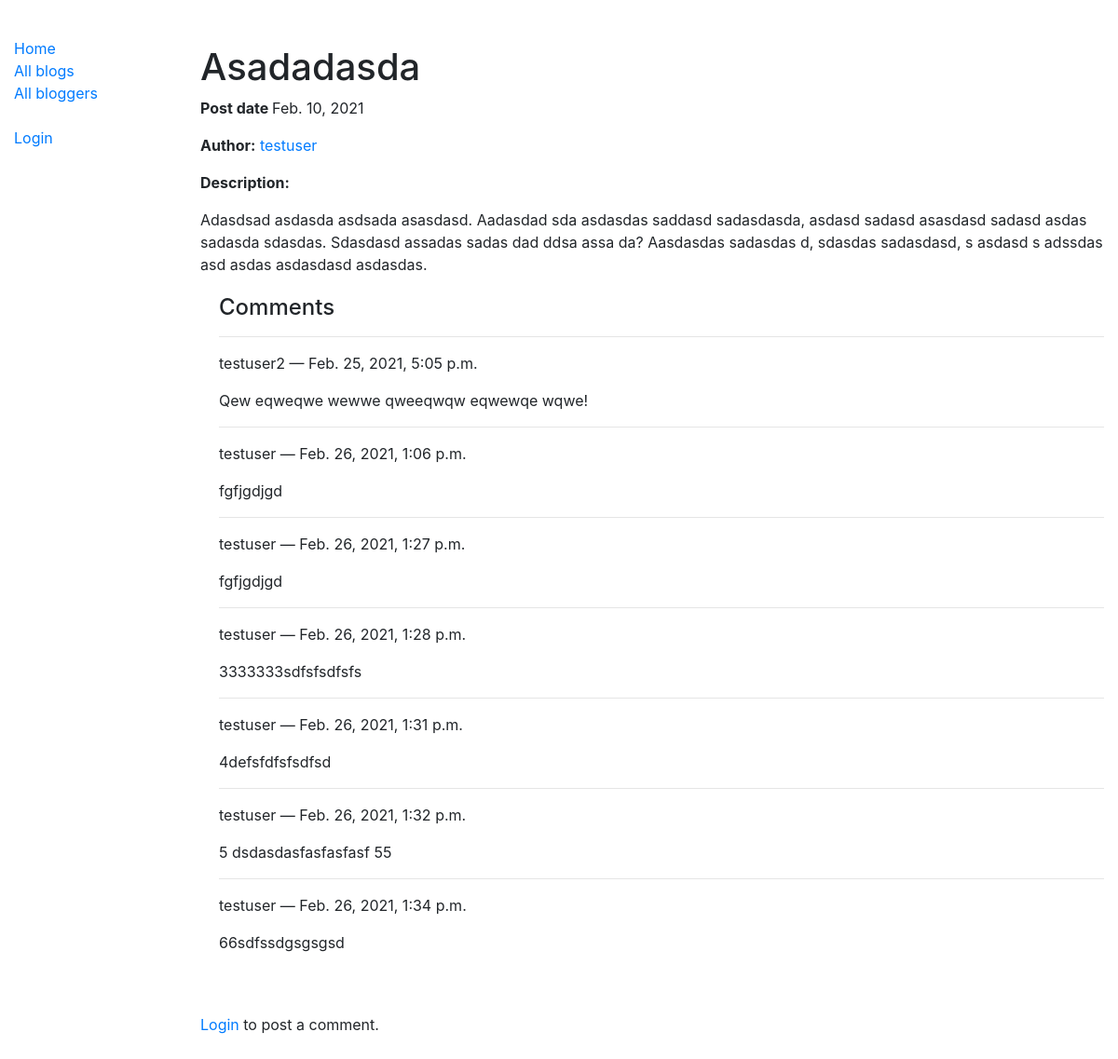
The app's page /blog/4 with its own data.
### blog/models.py (models this page shows, shortened)
class Blog(models.Model):
    name = models.CharField(max_length=200, help_text='Enter the name/title of the blog')
    description = models.TextField(max_length=2000, help_text='Write description/content of the blog here')
    author = models.ForeignKey(BlogAuthor, on_delete=models.SET_NULL, null=True)
    post_date = models.DateField(default=date.today)
    class Meta:
        ordering = ['-post_date']

class BlogAuthor(models.Model):
    name = models.OneToOneField(User, on_delete=models.SET_NULL, null=True)
    bio = models.TextField(max_length=1000, help_text='Write a brief bio about the author')
    def __str__(self):
        return self.name.username

class BlogComment(models.Model):
    description = models.TextField(max_length=1000, help_text='Write your comment here')
    post_date = models.DateTimeField(auto_now_add=True)
    author = models.ForeignKey(User, on_delete=models.SET_NULL, null=True)
    blog = models.ForeignKey(Blog, on_delete=models.SET_NULL, null=True)
    class Meta:
        ordering = ['post_date']

### blog/views.py (the view)
# urls.py: path('<int:pk>', views.BlogDetailView.as_view(), name='blog-detail'),
class BlogDetailView(generic.DetailView):
    model = Blog

### blog/templates/blog/blog_detail.html
{% extends "base_generic.html" %}
{% block content %}
  <br>
  <br>
  <h1>{{ blog.name }}</h1>
  <p><strong>Post date </strong> {{ blog.post_date }}</p>
  <p><strong>Author:</strong> <a href="{% url 'blogger-detail' blog.author.pk %}">{{ blog.author }}</a>
  <p><strong>Description:</strong></p>
  <p> {{ blog.description }} </p>
  <div style="margin-left:20px;margin-top:20px">
    <h4>Comments</h4>
    {% for comment in blog.blogcomment_set.all %}
      <hr>
      <p> {{ comment.author }} — {{ comment.post_date }} </p>
      <p> {{ comment.description }} </p>
    {% endfor %}
  </div>
  <br>
  <br>
  {% if user.is_authenticated  %}
      <a href="{% url 'blog-comment' blog.id %}">Add a new comment</a>
  {% else %}
      <p> <a href="{% url 'login' %}?next={{request.path}}"> Login </a> to post a comment. </p>
  {% endif %}
  <br>
  <br>
  <br>
  <br>
{% endblock %}

### blog/templates/base_generic.html (shortened to what this page needs)
<!DOCTYPE html>
<html lang="en">
<head>
  {% load static %}
  <link rel="stylesheet" href="https://cdn.jsdelivr.net/npm/bootstrap@4.5.3/dist/css/bootstrap.min.css">
  <link rel="stylesheet" href="{% static 'css/styles.css' %}">
</head>
<body>
  <div class="container-fluid">
    <div class="row">
      <div class="col-sm-2">
      {% block sidebar %}
        <ul class="sidebar-nav">
          <li><a href="{% url 'index' %}">Home</a></li>
          <li><a href="{% url 'blogs' %}">All blogs</a></li>
          <li><a href="{% url 'bloggers' %}">All bloggers</a></li>
          <br>
          {% if user.is_authenticated %}
            <li>User: {{ user.get_username }}</li>
            <li> <a href="{% url 'logout' %}?next={{request.path}}">Logout</a> </li>
          {% else %}
            <li> <a href="{% url 'login' %}?next={{request.path}}">Login</a> </li>
          {% endif %}
        </ul>
     {% endblock %}
      </div>
      <div class="col-sm-10 ">{% block content %}{% endblock %}</div>
    </div>
  </div>
</body>
</html>

### blog/static/css/styles.css (style rules this page uses)
.sidebar-nav { margin-top: 40px; padding: 0; list-style: none; }

### records on screen
Blog: name "Asadadasda", post_date "Feb. 10, 2021", author "testuser", description "Adasdsad asdasda asdsada asasdasd. Aadasdad sda asdasdas saddasd sadasdasda, asdasd sadasd asasdasd sadasd asdas sadasda sdasdas. Sdasdasd assadas sadas dad ddsa assa da? Aasdasdas sadasdas d, sdasdas sadasdasd, s asdasd s adssdas asd asdas asdasdasd asdasdas."
BlogComment: author "testuser2", post_date "Feb. 25, 2021, 5:05 p.m.", description "Qew eqweqwe wewwe qweeqwqw eqwewqe wqwe!"
BlogComment: author "testuser", post_date "Feb. 26, 2021, 1:06 p.m.", description "fgfjgdjgd"
BlogComment: author "testuser", post_date "Feb. 26, 2021, 1:27 p.m.", description "fgfjgdjgd"
BlogComment: author "testuser", post_date "Feb. 26, 2021, 1:28 p.m.", description "3333333sdfsfsdfsfs"
BlogComment: author "testuser", post_date "Feb. 26, 2021, 1:31 p.m.", description "4defsfdfsfsdfsd"
BlogComment: author "testuser", post_date "Feb. 26, 2021, 1:32 p.m.", description "5 dsdasdasfasfasfasf 55"
BlogComment: author "testuser", post_date "Feb. 26, 2021, 1:34 p.m.", description "66sdfssdgsgsgsd"
